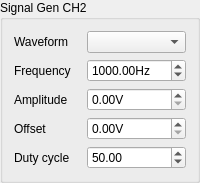
         <widget class="QGroupBox" name="signalGenGroup_CH2">
          <property name="enabled">
           <bool>true</bool>
          </property>
          <property name="sizePolicy">
           <sizepolicy hsizetype="Preferred" vsizetype="Preferred">
            <horstretch>0</horstretch>
            <verstretch>0</verstretch>
           </sizepolicy>
          </property>
          <property name="title">
           <string>Signal Gen CH2</string>
          </property>
          <property name="checkable">
           <bool>false</bool>
          </property>
          <property name="checked">
           <bool>false</bool>
          </property>
          <layout class="QVBoxLayout" name="verticalLayout_21">
           <item>
            <layout class="QGridLayout" name="gridLayout_6">
             <item row="0" column="0">
              <widget class="QLabel" name="waveformLabel_CH2">
               <property name="text">
                <string>Waveform</string>
               </property>
              </widget>
             </item>
             <item row="0" column="1">
              <widget class="espoComboBox" name="waveformSelect_CH2"/>
             </item>
             <item row="1" column="0">
              <widget class="QLabel" name="frequencyLabel_CH2">
               <property name="text">
                <string>Frequency</string>
               </property>
              </widget>
             </item>
             <item row="1" column="1">
              <widget class="espoSpinBox" name="frequencyValue_CH2">
               <property name="suffix">
                <string notr="true">Hz</string>
               </property>
               <property name="decimals">
                <number>2</number>
               </property>
               <property name="minimum">
                <double>0.000000000000000</double>
               </property>
               <property name="maximum">
                <double>1000000.000000000000000</double>
               </property>
               <property name="singleStep">
                <double>100.000000000000000</double>
               </property>
               <property name="value">
                <double>1000.000000000000000</double>
               </property>
              </widget>
             </item>
             <item row="2" column="0">
              <widget class="QLabel" name="amplitudeLabel_CH2">
               <property name="text">
                <string>Amplitude</string>
               </property>
              </widget>
             </item>
             <item row="2" column="1">
              <widget class="espoSpinBox" name="amplitudeValue_CH2">
               <property name="suffix">
                <string>V</string>
               </property>
               <property name="maximum">
                <double>9.600000000000000</double>
               </property>
               <property name="singleStep">
                <double>0.100000000000000</double>
               </property>
              </widget>
             </item>
             <item row="3" column="0">
              <widget class="QLabel" name="dcOffsetLabel_CH2">
               <property name="text">
                <string>Offset</string>
               </property>
              </widget>
             </item>
             <item row="3" column="1">
              <widget class="espoSpinBox" name="dcOffsetValue_CH2">
               <property name="suffix">
                <string>V</string>
               </property>
               <property name="maximum">
                <double>9.600000000000000</double>
               </property>
               <property name="singleStep">
                <double>0.100000000000000</double>
               </property>
              </widget>
             </item>
             <item row="4" column="0">
              <widget class="QLabel" name="dutyCycleLabel_CH2">
               <property name="text">
                <string>Duty cycle</string>
               </property>
              </widget>
             </item>
             <item row="4" column="1">
              <widget class="espoSpinBox" name="dutyCycleValue_CH2">
               <property name="minimum">
                <double>0.000000000000000</double>
               </property>
               <property name="maximum">
                <double>100.000000000000000</double>
               </property>
               <property name="singleStep">
                <double>1.000000000000000</double>
               </property>
               <property name="value">
                <double>50.000000000000000</double>
               </property>
              </widget>
             </item>
            </layout>
           </item>
          </layout>
         </widget>
